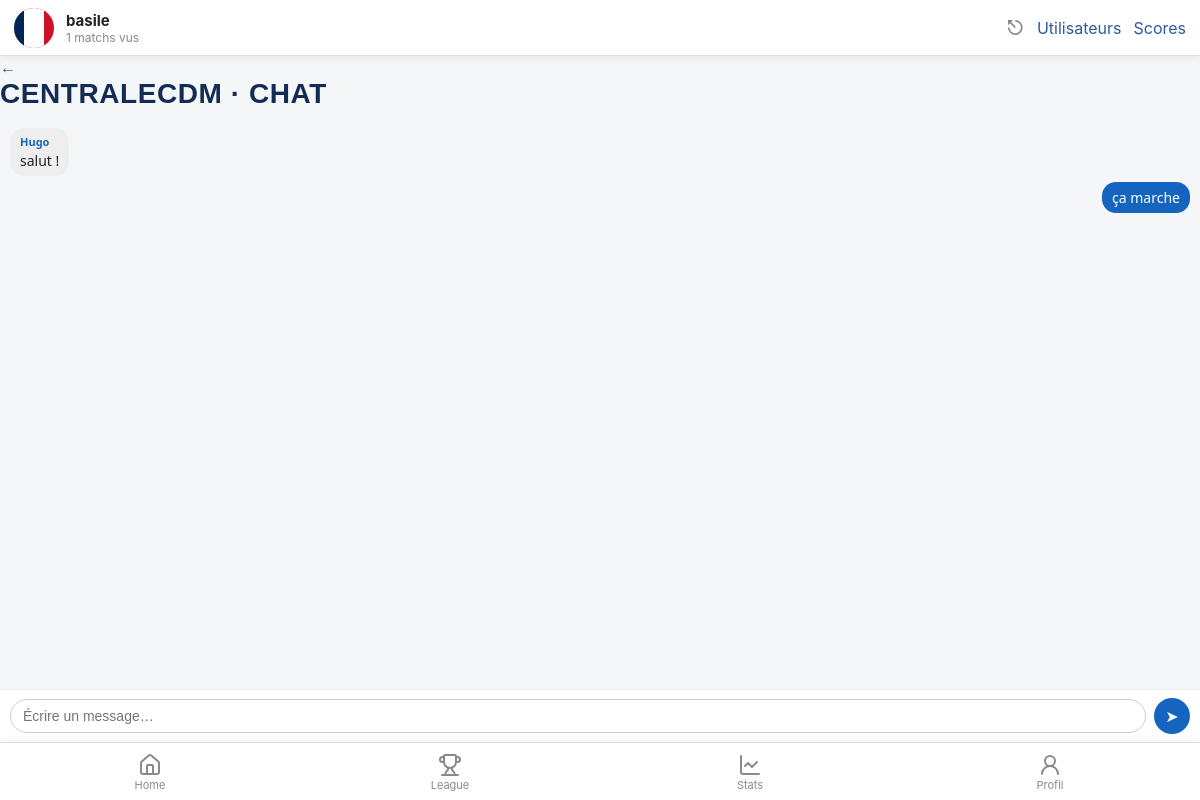
The app's page /index.php?view=chat&idLeague=1 (signed in) with its own data.
### tables this page shows
CREATE TABLE `UTILISATEUR` (
  `id` int NOT NULL,
  `pseudo` varchar(50) NOT NULL,
  `mot_de_passe` varchar(255) NOT NULL,
  `equipe_pref_id` int DEFAULT NULL,
  `joueur_pref_id` int DEFAULT NULL,
  `pdp` varchar(255) NOT NULL,
  `admin` tinyint(1) NOT NULL DEFAULT '0',
  `blacklist` tinyint(1) NOT NULL DEFAULT '0'
);

CREATE TABLE `LEAGUE` (
  `id` int NOT NULL,
  `nom` varchar(100) NOT NULL,
  `createur_id` int NOT NULL
);

CREATE TABLE `MESSAGE_CHAT` (
  `id` int NOT NULL,
  `league_id` int NOT NULL,
  `user_id` int NOT NULL,
  `contenu` text NOT NULL,
  `date_envoi` datetime DEFAULT CURRENT_TIMESTAMP
);

### libs/maLibUtils.php (called while the page is built, shortened)
<?php
function valider($nom,$type="REQUEST")
{
	switch($type)
	{
		case 'REQUEST':
		if(isset($_REQUEST[$nom]) && !($_REQUEST[$nom] == ""))
			return proteger($_REQUEST[$nom]);
		break;
		case 'SESSION':
		if(isset($_SESSION[$nom]) && !($_SESSION[$nom] == ""))
			return $_SESSION[$nom];
		break;
	}
	return false;
}
function proteger($str)
{
	if (is_array($str))
	{
		$nextTab = array();
		foreach($str as $cle => $val)
		{
			$nextTab[$cle] = addslashes($val);
		}
		return $nextTab;
	}
	else
		return addslashes ($str);
}
?>

### libs/maLibSQL.pdo.php (called while the page is built, shortened)
<?php
function SQLGetChamp($sql)
{
	global $BDD_host;
	global $BDD_base;
	global $BDD_user;
	global $BDD_password;
	try {
		$dbh = new PDO("mysql:host=$BDD_host;dbname=$BDD_base", $BDD_user, $BDD_password);
	} catch (PDOException $e) {
		die("<font color=\"red\">SQLGetChamp: Erreur de connexion : " . $e->getMessage() . "</font>");
	}
	$dbh->exec("SET CHARACTER SET utf8");
	$res = $dbh->query($sql);
	$num = $res->rowCount();
	$res->setFetchMode(PDO::FETCH_NUM);
	$ligne = $res->fetch();
	if ($ligne == false) return false;
	else return $ligne[0];
}
function SQLSelect($sql)
{
 	global $BDD_host;
	global $BDD_base;
 	global $BDD_user;
 	global $BDD_password;
	try {
		$dbh = new PDO("mysql:host=$BDD_host;dbname=$BDD_base", $BDD_user, $BDD_password);
	} catch (PDOException $e) {
		die("<font color=\"red\">SQLSelect: Erreur de connexion : " . $e->getMessage() . "</font>");
	}
	$dbh->exec("SET CHARACTER SET utf8");
	$res = $dbh->query($sql);
	$num = $res->rowCount();
	if ($num==0) return false;
	else return $res;
}
function parcoursRs($result)
{
	$result->setFetchMode(PDO::FETCH_ASSOC);
	while ($ligne = $result->fetch())
		$tab[]= $ligne;
	return $tab;
}
?>

### libs/modele.php (called while the page is built, shortened)
<?php
include_once(__DIR__ . "/maLibSQL.pdo.php");
function getLeague($idLeague)
{
	$SQL = "SELECT L.id, L.nom, L.createur_id, U.pseudo AS createur
			FROM LEAGUE L
			JOIN UTILISATEUR U ON U.id = L.createur_id
			WHERE L.id = '$idLeague'";
	$tab = parcoursRs(SQLSelect($SQL));
	return count($tab) ? $tab[0] : false;
}
function listerMessagesLeague($idLeague)
{
	$SQL = "SELECT MC.id, MC.contenu, MC.date_envoi, MC.user_id, U.pseudo
			FROM MESSAGE_CHAT MC
			JOIN UTILISATEUR U ON U.id = MC.user_id
			WHERE MC.league_id = '$idLeague'
			ORDER BY MC.date_envoi ASC, MC.id ASC";
	return parcoursRs(SQLSelect($SQL));
}
function getProfil($idUser)
{
    $SQL = "SELECT U.id, U.pseudo, U.pdp, U.equipe_pref_id, U.joueur_pref_id,
				   E.nom AS equipe_nom, E.image_drapeau,
				   J.prenom AS joueur_prenom, J.nom AS joueur_nom, J.image_joueur
            FROM UTILISATEUR U
            LEFT JOIN EQUIPE E ON E.id = U.equipe_pref_id
            LEFT JOIN JOUEUR J ON J.id = U.joueur_pref_id
            WHERE U.id = '$idUser'";
    $rs = parcoursRs(SQLSelect($SQL));
    return (count($rs) > 0) ? $rs[0] : false;
}
function getStatsProfil($idUser)
{
    $nbVus = SQLGetChamp("SELECT COUNT(*) FROM AVIS_MATCH WHERE user_id='$idUser' AND vu_ou IS NOT NULL");
    $SQL = "SELECT J.prenom, J.nom, COUNT(*) AS nb
            FROM AVIS_MATCH A
            JOIN JOUEUR J ON J.id = A.mvp_id
            WHERE A.user_id='$idUser' AND A.mvp_id IS NOT NULL
            GROUP BY A.mvp_id ORDER BY nb DESC LIMIT 1";
    $rs = parcoursRs(SQLSelect($SQL));
    $mvp = (count($rs) > 0) ? $rs[0]['prenom'] . ' ' . $rs[0]['nom'] : 'Aucun';
    $SQL = "SELECT E.nom, COUNT(*) AS nb
            FROM AVIS_MATCH A
            JOIN MATCHS M ON M.id = A.match_id
            JOIN EQUIPE E ON E.id = M.equipe_dom_id OR E.id = M.equipe_ext_id
            WHERE A.user_id='$idUser' AND A.vu_ou IS NOT NULL
            GROUP BY E.id ORDER BY nb DESC LIMIT 1";
    $rs = parcoursRs(SQLSelect($SQL));
    $equipePlusVue = (count($rs) > 0) ? $rs[0]['nom'] : 'Aucune';
    $noteMoy = SQLGetChamp("SELECT ROUND(AVG(note_match),1) FROM AVIS_MATCH WHERE user_id='$idUser' AND note_match IS NOT NULL");
    $nbStade = SQLGetChamp("SELECT COUNT(*) FROM AVIS_MATCH WHERE user_id='$idUser' AND vu_ou='stade'");
    if (!$nbStade) $nbStade = 0;
    return compact('nbVus', 'mvp', 'equipePlusVue', 'noteMoy', 'nbStade');
}
?>

### templates/chat.php (the view, shortened to what this page needs)
<?php
include_once("libs/modele.php");
include_once("libs/maLibUtils.php");
$idUser   = valider("idUser", "SESSION");
$idLeague = valider("idLeague");
$league   = getLeague($idLeague);
?>
<div class="page-entete">
	<a class="btn-plus" href="index.php?view=league&amp;idLeague=<?php echo $league['id']; ?>" aria-label="Retour">←</a>
	<h1 class="lg-titre"><?php echo htmlspecialchars($league['nom']); ?> · chat</h1>
</div>
<div id="chat" class="chat-box">
	<?php $messages = listerMessagesLeague($idLeague); ?>
	<?php foreach ($messages as $msg) : ?>
		<?php $estMoi = ($msg['user_id'] == $idUser); ?>
		<div class="msg <?php echo $estMoi ? 'msg-moi' : 'msg-autre'; ?>">
			<?php if (!$estMoi) : ?>
				<span class="msg-auteur"><?php echo htmlspecialchars($msg['pseudo']); ?></span>
			<?php endif; ?>
			<span class="msg-contenu"><?php echo htmlspecialchars($msg['contenu']); ?></span>
		</div>
	<?php endforeach; ?>
</div>
<form class="chat-form" method="post" action="controleur.php">
	<input type="text" name="contenu" placeholder="Écrire un message…" autocomplete="off" required="required" />
	<button type="submit" name="action" value="Envoyer message" aria-label="Envoyer">➤</button>
</form>

### templates/header.php (shortened to what this page needs)
<!DOCTYPE html PUBLIC "-//W3C//DTD XHTML 1.0 Strict//EN" "http://www.w3.org/TR/xhtml1/DTD/xhtml1-strict.dtd">
<html xmlns="http://www.w3.org/1999/xhtml">
<head>
	<link rel="stylesheet" type="text/css" href="css/style.css?v=6">
</head>
<body>
<?php
include_once "libs/modele.php";
?>
<div id="entete">
	<?php if (valider("connecte", "SESSION")) :
		$idMoi  = valider("idUser", "SESSION");
		$profil = getProfil($idMoi);
		$stats  = getStatsProfil($idMoi);
		$pp = $profil['pdp'] ? $profil['pdp'] : 'default.png';
	?>
		<img class="entete-pp" src="ressources/images_drapeaux/<?php echo htmlspecialchars($pp); ?>" alt="" />
		<div class="entete-info">
			<span class="entete-pseudo"><?php echo htmlspecialchars($profil['pseudo']); ?></span>
			<span class="entete-stat"><?php echo (int) $stats['nbVus']; ?> matchs vus</span>
		</div>
		<a class="entete-logout" href="controleur.php?action=Logout" aria-label="Déconnexion">⎋</a>
	<?php else : ?>
		<a class="entete-login" href="index.php?view=login">Se connecter</a>
	<?php endif; ?>
	<?php
	if (valider("isAdmin","SESSION")){
		echo '<a href="index.php?view=users">Utilisateurs</a>';
		echo '<a href="index.php?view=scores">Scores</a>';
	} ?>
</div>

### css/style.css (style rules this page uses)
body { padding-top:56px; padding-bottom:70px; }
.chat-box { display:flex; flex-direction:column; gap:6px; padding:10px; }
.msg { max-width:75%; padding:6px 10px; border-radius:14px; font-size:14px; word-wrap:break-word; }
.msg-autre { align-self:flex-start; background:#eee; color:#222; }
.msg-moi { align-self:flex-end; background:#1565c0; color:#fff; }
.msg-auteur { display:block; font-size:11px; font-weight:bold; color:#1565c0; margin-bottom:2px; }
.msg-contenu { display:block; }
#chat { overflow-y: auto; height: calc(100vh - 225px); display: flex; flex-direction: column; gap: 6px; bottom: 58px; padding: 10px; }
#entete { position: fixed; top:0; left:0; right:0; height: 56px; display: flex; align-items: center; gap: 12px; padding: 0 14px; background: #fff; border-bottom: 1px solid #e0e0e0; box-shadow: 0 2px 8px rgba(0,0,0,0.06); z-index: 1000; font-family: -apple-system, system-ui, sans-serif; }
.entete-pp { width:40px; height:40px; border-radius:50%; object-fit:cover; background:#eee; }
.entete-info { display:flex; flex-direction:column; flex:1; }
.entete-pseudo { font-weight:bold; font-size:15px; color:#222; }
.entete-stat { font-size:12px; color:#888; }
.entete-logout { font-size:20px; color:#888; text-decoration:none; }
.chat-form { position: fixed; left: 0; right: 0; bottom: 58px; background: #fff; z-index: 999; display: flex; gap: 8px; align-items: center; padding: 8px 10px; border-top: 1px solid #eee; }
.chat-form input { flex:1; border:1px solid #ccc; border-radius:18px; padding:8px 12px; font-size:14px; }
.chat-form button { border:none; background:#1565c0; color:#fff; width:36px; height:36px; border-radius:50%; font-size:16px; }
:root { --color-primary: #122C56; --color-primary-light: #2C5AA0; --color-accent: #F0A202; --color-success: #2E8B57; --color-danger: #D7263D; --color-bg: #F5F6F8; --color-surface: #FFFFFF; --color-border: #E2E5EA; --color-text: #1B1F27; --color-text-muted: #6B7280; --color-on-primary: #FFFFFF; --font-display: 'Oswald', sans-serif; --font-body: 'Work Sans', system-ui, sans-serif; --container-width: 480px; --nav-height: 64px; --radius-sm: 6px; --radius-md: 12px; --radius-lg: 20px; --shadow-card: 0 2px 10px rgba(18, 44, 86, 0.08); --space-xs: 4px; --space-sm: 8px; --space-md: 16px; --space-lg: 24px; --space-xl: 32px; }
*, *::before, *::after { box-sizing: border-box; }
body { margin: 0; font-family: var(--font-body); color: var(--color-text); background: var(--color-bg); -webkit-font-smoothing: antialiased; }
h1, h2, h3, h4 { font-family: var(--font-display); font-weight: 600; margin: 0 0 var(--space-sm); letter-spacing: 0.02em; color: var(--color-primary); }
h1 { font-size: 28px; text-transform: uppercase; }
a { color: var(--color-primary-light); text-decoration: none; }

### records on screen
utilisateur: pdp (picture), pseudo "basile"
league: nom "CENTRALECDM"
message_chat: user.pseudo "Hugo", contenu "salut !"
message_chat: contenu "ça marche"

### other values on screen
$stats['nbVus'] "1"
